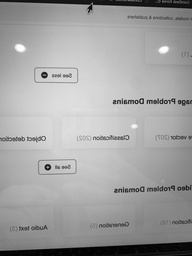
#> input picture src/chl.jpg, 192 x 256 px, shrunk from 750 x 1000 before the run
$ python createTrainingData.py . . 5
#> lines starting #> are read from the running program, lines starting #| are printed output that depends on the picture
### src/haar2D.py

#This function(fwdHaarDWT2D) computes the 2D Wavelet Transform in the image. All the input images are passed through a Haar Wavelet Decomposition module, to get the LL, LH, HL and HHH component of the image

import numpy as np
import pywt

def splitFreqBands(img, levRows, levCols):
    halfRow = int(levRows/2)
    halfCol = int(levCols/2)
    LL = img[0:halfRow, 0:halfCol]
    LH = img[0:halfRow, halfCol:levCols]
    HL = img[halfRow:levRows, 0:halfCol]
    HH = img[halfRow:levRows, halfCol:levCols]

    return LL, LH, HL, HH

def haarDWT1D(data, length):
    avg0 = 0.5;
    avg1 = 0.5;
    dif0 = 0.5;
    dif1 = -0.5;
    temp = np.empty_like(data)
    temp = temp.astype(float)
    h = int(length/2)
    for i in range(h):
        k = i*2
        temp[i] = data[k] * avg0 + data[k + 1] * avg1;
        temp[i + h] = data[k] * dif0 + data[k + 1] * dif1;

    data[:] = temp

# computes the homography coefficients for PIL.Image.transform using point correspondences
def fwdHaarDWT2D(img):

    img = np.array(img)
    # print(img)
    levRows = img.shape[0];
    levCols = img.shape[1];
    img = img.astype(float)
    # print(img)
    for i in range(levRows):
        row = img[i,:]
        haarDWT1D(row, levCols)
        img[i,:] = row
    for j in range(levCols):
        col = img[:,j]
        haarDWT1D(col, levRows)
        img[:,j] = col

    return splitFreqBands(img, levRows, levCols)

### src/createTrainingData.py
import sys
import argparse
from PIL import Image
from PIL import ImageOps
import random
import sys
import os

from os import listdir
from os.path import isfile, join
from PIL import Image
from haar2D import fwdHaarDWT2D

#The training images need to be put in two folders. positiveImages and negativeImages. positiveImages are the images which are captured from the display devices and has the presence of stron or weak Moiré patterms in it. negativeImages are the ones without Moiré Patterns (i.e. the images which are not captured from the display devices)


#folders to store training data
positiveTrainImagePath = ''
negativeTrainImagePath = ''

def main(args):

    global positiveTrainImagePath
    global negativeTrainImagePath

    positiveImagePath = (args.positiveImages)
    negativeImagePath = (args.negativeImages)

    if (args.train == 0):
        positiveTrainImagePath = './trainDataPositive'
        negativeTrainImagePath = './trainDataNegative'
    else:
        positiveTrainImagePath = './testDataPositive'
        negativeTrainImagePath = './testDataNegative'

    createTrainingData(positiveImagePath, negativeImagePath)


#The wavelet decomposed images are the transformed images representing the spatial and the frequency information of the image. These images are stored as 'tiff' in the disk, to preserve that information. Each image is transformed with 180 degrees rotation and as well flipped, as part of data augmentation.

def transformImageAndSave(image, f, customStr, path):
    cA, cH, cV, cD  = fwdHaarDWT2D(image);
    fileName = (os.path.splitext(f)[0])

    fLL = (f.replace(fileName, fileName+'_' + customStr + 'LL')).replace('.jpg','.tiff')
    fLH = (f.replace(fileName, fileName+'_' + customStr + 'LH')).replace('.jpg','.tiff')
    fHL = (f.replace(fileName, fileName+'_' + customStr + 'HL')).replace('.jpg','.tiff')
    fHH = (f.replace(fileName, fileName+'_' + customStr + 'HH')).replace('.jpg','.tiff')
    cA = Image.fromarray(cA)
    cH = Image.fromarray(cH)
    cV = Image.fromarray(cV)
    cD = Image.fromarray(cD)
    cA.save(join(path, fLL))
    cH.save(join(path, fLH))
    cV.save(join(path, fHL))
    cD.save(join(path, fHH))


def augmentAndTrasformImage(f, mainFolder, trainFolder):
    try:
        img = Image.open(join(mainFolder, f))
    except:
        print('Error: Couldnt read the file {}. Make sure only images are present in the folder'.format(f))
        return None

    print(f, mainFolder, trainFolder)

    imgGray = img.convert('L')
    wdChk, htChk = imgGray.size
    if htChk > wdChk:
        imgGray = imgGray.rotate(-90, expand=1)
        print('training image rotated')
    transformImageAndSave(imgGray, f, '', trainFolder)

    imgGray = imgGray.transpose(Image.ROTATE_180)
    transformImageAndSave(imgGray, f, '180_', trainFolder)

    imgGray = imgGray.transpose(Image.FLIP_LEFT_RIGHT)
    transformImageAndSave(imgGray, f, '180_FLIP_', trainFolder)

    return True


def createTrainingData(positiveImagePath, negativeImagePath):

    # get image files by classes
    positiveImageFiles = [f for f in listdir(positiveImagePath) if 'jpg' in f and (isfile(join(positiveImagePath, f)))]
    negativeImageFiles = [f for f in listdir(negativeImagePath) if 'jpg' in f and (isfile(join(negativeImagePath, f)))]

    positiveCount = len(positiveImageFiles)
    negativeCount = len(negativeImageFiles)

    print('positive samples: ' + str(positiveCount))
    print('negative samples: ' + str(negativeCount))

    # create folders (not tracked by git)
    if not os.path.exists(positiveTrainImagePath):
        os.makedirs(positiveTrainImagePath)
    if not os.path.exists(negativeTrainImagePath):
        os.makedirs(negativeTrainImagePath)

    Knegative = 0
    Kpositive = 0

    # create positive training images
    for f in positiveImageFiles:
        ret = augmentAndTrasformImage(f, positiveImagePath, positiveTrainImagePath)
#> in augmentAndTrasformImage, img is the input picture: PIL image 192x256 L; min 0, max 255, mean 161.9
#> in splitFreqBands, `LL = img[0:halfRow, 0:halfCol]`:
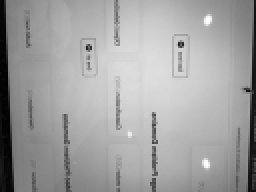
#> LL: shape (96, 128) float64 (shown 2 times larger); min 1.75, max 254.2, mean 161.9
#> after the loop in fwdHaarDWT2D (call 2), `for j in range(levCols):`:
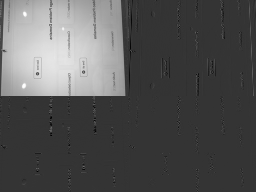
#> img: shape (192, 256) float64; min -65.5, max 254.2, mean 40.5; drawn with min black and max white
#> call 2 of splitFreqBands, with levRows = 192, levCols = 256
#> in splitFreqBands (call 2), `LL = img[0:halfRow, 0:halfCol]`:
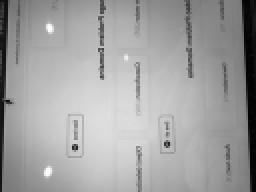
#> LL: shape (96, 128) float64 (shown 2 times larger); min 1.75, max 254.2, mean 161.9
#> after the loop in fwdHaarDWT2D (call 3), `for i in range(levRows):`:
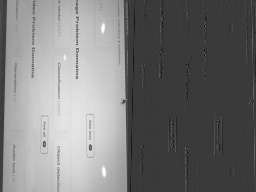
#> img: shape (192, 256) float64; min -75.5, max 255, mean 80.9; drawn with min black and max white
#> after the loop in fwdHaarDWT2D (call 3), `for j in range(levCols):`:
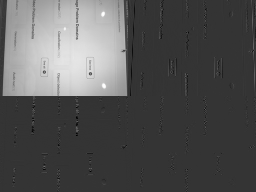
#> img: shape (192, 256) float64; min -65.5, max 254.2, mean 40.5; drawn with min black and max white
#> call 3 of splitFreqBands, with levRows = 192, levCols = 256
#> in splitFreqBands (call 3), `LL = img[0:halfRow, 0:halfCol]`:
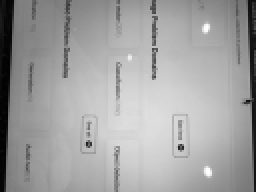
#> LL: shape (96, 128) float64 (shown 2 times larger); min 1.75, max 254.2, mean 161.9
#> in splitFreqBands (call 3), `HH = img[halfRow:levRows, halfCol:levCols]`:
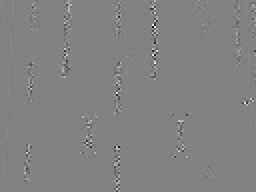
#> HH: shape (96, 128) float64 (shown 2 times larger); min -47, max 45, mean 0; drawn with min black and max white
        if ret == None:
            continue
        Kpositive += 3


    # create negative training images
    for f in negativeImageFiles:
        ret = augmentAndTrasformImage(f, negativeImagePath, negativeTrainImagePath)
        if ret == None:
            continue
        Knegative += 3

    print('Total positive files after augmentation: ', Kpositive)
    print('Total negative files after augmentation: ', Knegative)


def parse_arguments(argv):
    parser = argparse.ArgumentParser()

    parser.add_argument('positiveImages', type=str, help='Directory with positive (Moiré pattern) images.')
    parser.add_argument('negativeImages', type=str, help='Directory with negative (Normal) images.')
    parser.add_argument('train', type=int, help='0 = train, 1 = test')

    return parser.parse_args(argv)

if __name__ == '__main__':
    main(parse_arguments(sys.argv[1:]))
